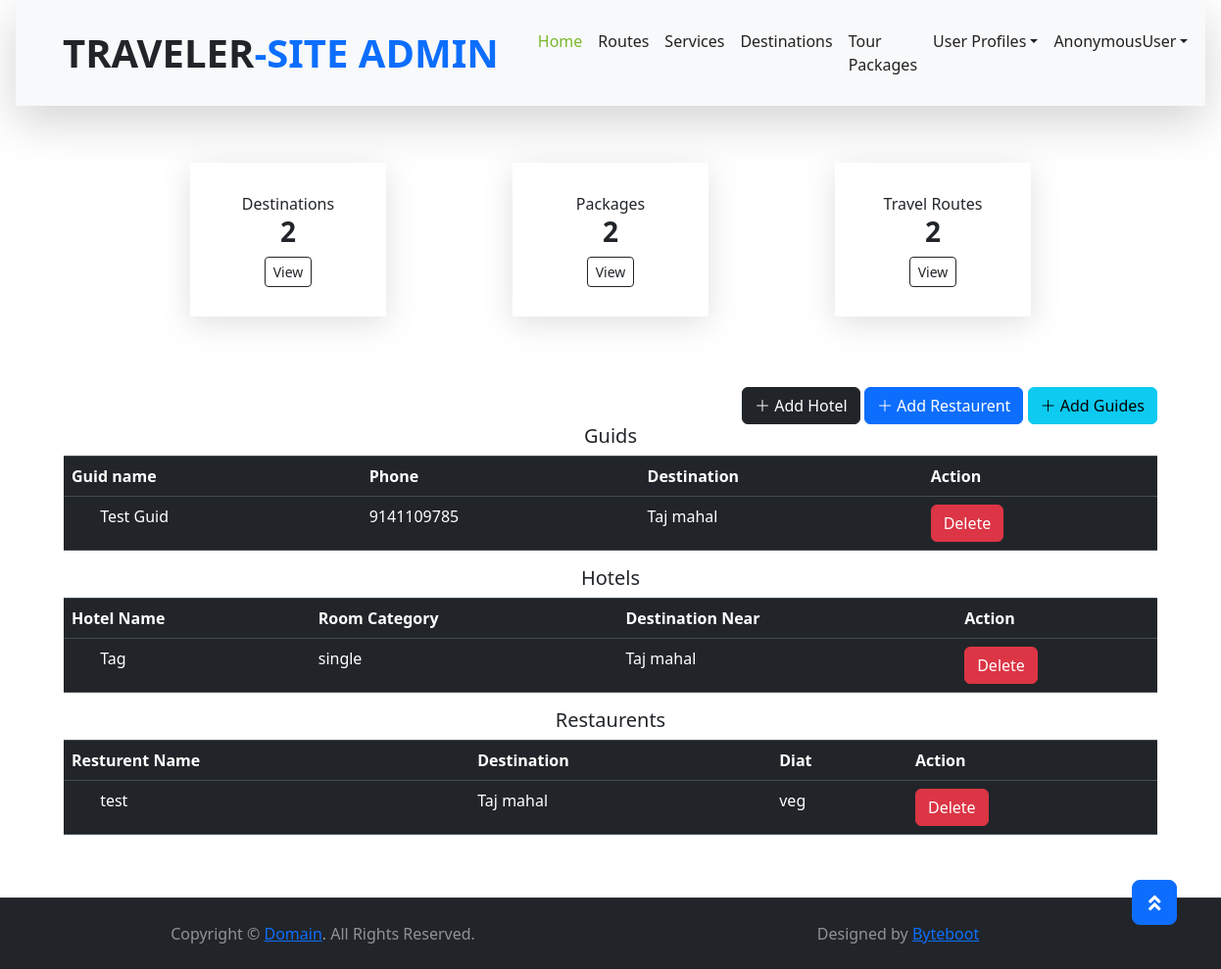
Page /destinations/Services on the committed database.
### Destinations/models.py (models this page shows)
class TourGuids(models.Model):
    Guid_Name = models.CharField(max_length=255)
    Address = models.CharField(max_length=255)
    Phone = models.IntegerField()
    Destination_Near = models.ForeignKey(Destination, on_delete=models.SET_NULL,null=True,blank=True)
    Service = models.CharField(max_length=1000)
    Guide_pic = models.FileField(upload_to="Guide_pic")

class Destination(models.Model):
    destination_name = models.CharField(max_length=255)
    key_words = models.CharField(max_length=255)
    image = models.FileField(upload_to="destination_image")
    place = models.CharField(max_length=255)
    district = models.CharField(max_length=255)
    contry = models.ForeignKey(Contry, on_delete=models.CASCADE)
    date = models.DateField(auto_now_add=True)
    attractions = models.CharField(max_length=1000)
    address = models.TextField(max_length=1000)
    postel_code = models.IntegerField()
    def __str__(self):
        return self.destination_name

class Hotels(models.Model):
    options = (("single","single"),("double","double"),("suite","suite"),("dormetory","dormetory"))
    Hotel_Name = models.CharField(max_length=255)
    Room_Category = models.CharField(max_length=255,choices=options)
    Address = models.CharField(max_length=255)
    Destination_Near = models.ForeignKey(Destination, on_delete=models.SET_NULL,null=True,blank=True)
    Aminities = models.CharField(max_length=255)
    Price = models.FloatField()
    Hotel_pic = models.FileField(upload_to="Rest_pic")
    availability = models.BooleanField(default=True)

class Restaurants(models.Model):
    Restaurants_Name = models.CharField(max_length=255)
    Address = models.CharField(max_length=255)
    Destination_Near = models.ForeignKey(Destination, on_delete=models.SET_NULL,null=True,blank=True)
    Diat_and_menu = models.CharField(max_length=1000)
    Restaurent_pic = models.FileField(upload_to="Rest_pic")

### Destinations/views.py (the view)
# urls.py: path("Services",views.Services,name="Services"),
def Services(request):
    form = GuideAddForm()
    form2 = HotelAddForm()
    form3 = RestaurentAddForm()
    desti = Destination.objects.all()
    paki = Packages.objects.all()
    jour = Journey.objects.all()
    guids = TourGuids.objects.all()
    rest = Restaurants.objects.all()
    hotel = Hotels.objects.all()
    context = {
        "form":form,
        "form2":form2,
        "form3":form3,
        "noofdesti":len(desti),
        "lenpaki":len(paki),
        "lenjour":len(jour),
        "guids":guids,
        "rest":rest,
        "hotel":hotel
    }
    return render(request, "services.html",context)

### templates/services.html (shortened to what this page needs)
{% extends "adminindex.html" %}
{% block content %}
<br>
<div class="container mb-5">
    <div class="row">
        <div class="col-md-12 text-right">
            <button class="btn btn-dark" data-bs-toggle="offcanvas" data-bs-target="#offcanvasRight1" aria-controls="offcanvasRight1"><i class="bi bi-plus-lg"></i> Add Hotel </button>
            <button class="btn btn-primary" data-bs-toggle="offcanvas" data-bs-target="#offcanvasRight2" aria-controls="offcanvasRight2"><i class="bi bi-plus-lg"></i> Add Restaurent </button>
            <button class="btn btn-info" data-bs-toggle="offcanvas" data-bs-target="#offcanvasRight" aria-controls="offcanvasRight"><i class="bi bi-plus-lg"></i> Add Guides </button>
        </div>
        <div class="col-md-12">
            <h5 class="text-center">Guids</h5>
            <div class="boxe">
                <table class="table table-dark table-stripped">
                    <tr>
                        <th>Guid name</th>
                        <th>Phone</th>
                        <th>Destination</th>
                        <th>Action</th>
                    </tr>
                    {% for dst in guids  %}
                    <tr>
                        <td>
                            &nbsp;&nbsp;&nbsp;&nbsp;&nbsp;&nbsp; {{dst.Guid_Name}}
                        </td>
                        <td>{{dst.Phone}}</td>
                        <td>{{dst.Destination_Near}}</td>
                        <td><a href="{%url 'DeleteGuide' dst.id %}" class="btn btn-danger">Delete</a></td>
                    </tr>
                    {% endfor %}
                </table>
            </div>
        </div>
        <div class="col-md-12">
            <h5 class="text-center">Hotels</h5>
            <div class="boxe">
                <table class="table table-dark table-stripped">
                    <tr>
                        <th>Hotel Name</th>
                        <th>Room Category</th>
                        <th>Destination Near</th>
                        <th>Action</th>
                    </tr>
                    {% for dst in hotel  %}
                    <tr>
                        <td>
                            &nbsp;&nbsp;&nbsp;&nbsp;&nbsp;&nbsp; {{dst.Hotel_Name}}
                        </td>
                        <td>{{dst.Room_Category}}</td>
                        <td>{{dst.Destination_Near}}</td>
                        <td><a href="{%url 'DeleteHotel' dst.id %}" class="btn btn-danger">Delete</a></td>
                    </tr>
                    {% endfor %}
                </table>
            </div>
        </div>
        <div class="col-md-12">
            <h5 class="text-center">Restaurents</h5>
            <div class="boxe">
                <table class="table table-dark table-stripped">
                    <tr>
                        <th>Resturent Name</th>
                        <th>Destination</th>
                        <th>Diat</th>
                        <th>Action</th>
                    </tr>
                    {% for dst in rest  %}
                    <tr>
                        <td>
                            &nbsp;&nbsp;&nbsp;&nbsp;&nbsp;&nbsp; {{dst.Restaurants_Name}}
                        </td>
                        <td>{{dst.Destination_Near}}</td>
                        <td>{{dst.Diat_and_menu}}</td>
                        <td><a href="{%url 'DeleteRestarent' dst.id %}" class="btn btn-danger">Delete</a></td>
                    </tr>
                    {% endfor %}
                </table>
            </div>
        </div>
    </div>
</div>
{% endblock%}

### rows in the picture
TourGuids: Guid_Name "Test Guid", Phone "9141109785", Destination_Near "Taj mahal"
Hotels: Hotel_Name "Tag", Room_Category "single", Destination_Near "Taj mahal"
Restaurants: Restaurants_Name "test", Destination_Near "Taj mahal", Diat_and_menu "veg"

### other values in the picture
{{ request.user }} "AnonymousUser"
{{ noofdesti }} "2"
{{ lenpaki }} "2"
{{ lenjour }} "2"
